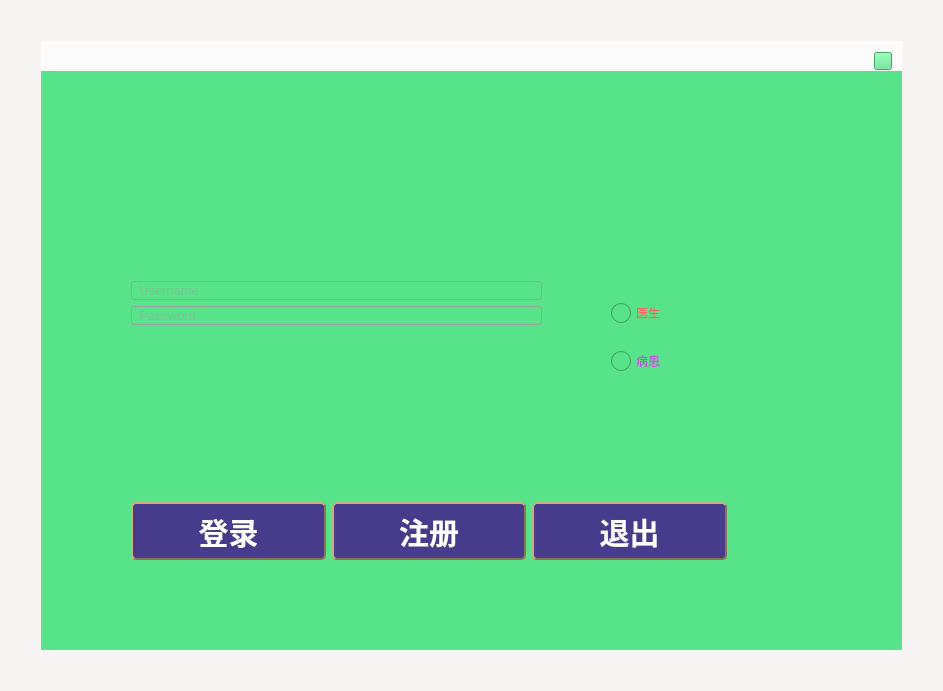
<?xml version="1.0" encoding="UTF-8"?>
<ui version="4.0">
 <class>framelessWidget</class>
 <widget class="QWidget" name="framelessWidget">
  <property name="geometry">
   <rect>
    <x>0</x>
    <y>0</y>
    <width>943</width>
    <height>691</height>
   </rect>
  </property>
  <property name="windowTitle">
   <string>MainWindow</string>
  </property>
  <property name="styleSheet">
   <string notr="true">
background-color: rgb(246, 245, 244);</string>
  </property>
  <layout class="QGridLayout" name="gridLayout_2">
   <item row="0" column="0">
    <layout class="QGridLayout" name="gridLayout">
     <property name="leftMargin">
      <number>0</number>
     </property>
     <property name="topMargin">
      <number>0</number>
     </property>
     <property name="rightMargin">
      <number>0</number>
     </property>
     <property name="bottomMargin">
      <number>0</number>
     </property>
     <item row="0" column="0">
      <layout class="QVBoxLayout" name="verticalLayout">
       <property name="leftMargin">
        <number>30</number>
       </property>
       <property name="topMargin">
        <number>30</number>
       </property>
       <property name="rightMargin">
        <number>30</number>
       </property>
       <property name="bottomMargin">
        <number>30</number>
       </property>
       <item>
        <widget class="QWidget" name="mainWidget" native="true">
         <layout class="QVBoxLayout" name="verticalLayout_3">
          <property name="leftMargin">
           <number>0</number>
          </property>
          <property name="topMargin">
           <number>0</number>
          </property>
          <property name="rightMargin">
           <number>0</number>
          </property>
          <property name="bottomMargin">
           <number>0</number>
          </property>
          <item>
           <layout class="QVBoxLayout" name="mainLayout">
            <property name="spacing">
             <number>0</number>
            </property>
            <item>
             <widget class="QWidget" name="titleBar" native="true">
              <property name="minimumSize">
               <size>
                <width>0</width>
                <height>30</height>
               </size>
              </property>
              <property name="maximumSize">
               <size>
                <width>16777215</width>
                <height>30</height>
               </size>
              </property>
              <property name="styleSheet">
               <string notr="true">#titleBar{

background-color: rgb(251, 251, 251);}</string>
              </property>
              <layout class="QVBoxLayout" name="verticalLayout_2">
               <property name="leftMargin">
                <number>0</number>
               </property>
               <property name="topMargin">
                <number>0</number>
               </property>
               <property name="rightMargin">
                <number>0</number>
               </property>
               <property name="bottomMargin">
                <number>0</number>
               </property>
               <item>
                <layout class="QHBoxLayout" name="horizontalLayout">
                 <property name="topMargin">
                  <number>10</number>
                 </property>
                 <property name="rightMargin">
                  <number>10</number>
                 </property>
                 <item>
                  <spacer name="horizontalSpacer">
                   <property name="orientation">
                    <enum>Qt::Horizontal</enum>
                   </property>
                   <property name="sizeHint" stdset="0">
                    <size>
                     <width>40</width>
                     <height>20</height>
                    </size>
                   </property>
                  </spacer>
                 </item>
                 <item>
                  <widget class="QPushButton" name="Button_close">
                   <property name="minimumSize">
                    <size>
                     <width>18</width>
                     <height>18</height>
                    </size>
                   </property>
                   <property name="maximumSize">
                    <size>
                     <width>18</width>
                     <height>18</height>
                    </size>
                   </property>
                   <property name="styleSheet">
                    <string notr="true">background-color: rgb(87, 227, 137);
</string>
                   </property>
                   <property name="text">
                    <string/>
                   </property>
                  </widget>
                 </item>
                </layout>
               </item>
              </layout>
             </widget>
            </item>
            <item>
             <widget class="QWidget" name="mainDisplayWidget" native="true">
              <property name="styleSheet">
               <string notr="true">background-color: rgb(87, 227, 137);</string>
              </property>
              <widget class="QWidget" name="horizontalLayoutWidget">
               <property name="geometry">
                <rect>
                 <x>90</x>
                 <y>420</y>
                 <width>596</width>
                 <height>80</height>
                </rect>
               </property>
               <layout class="QHBoxLayout" name="horizontalLayout_2">
                <item>
                 <widget class="QPushButton" name="Login">
                  <property name="styleSheet">
                   <string notr="true">QPushButton
{
	background-color: #473C8B; /*背景色*/ 
	border-style: outset;
	border-width: 2px;
	border-radius:5px; /*边界圆滑*/
	border-color: #8B7355;
	font: bold 30px;
	min-width:4em;
	color:white; /*字体颜色*/
	font-family:华文新魏;
	padding: 5px;
}
 
QPushButton:hover
{
	background-color: rgb(0, 150, 0);
}
 
QPushButton:pressed
{
	background-color: #1E90FF; /*伪状态经过时背景色*/ 
	border-style: inset;
}
QPushButton:!enabled{
	background-color: rgb(255,106,106);
	border-style: inset;
}</string>
                  </property>
                  <property name="text">
                   <string>登录</string>
                  </property>
                 </widget>
                </item>
                <item>
                 <widget class="QPushButton" name="enroll">
                  <property name="styleSheet">
                   <string notr="true">QPushButton
{
	background-color: #473C8B; /*背景色*/ 
	border-style: outset;
	border-width: 2px;
	border-radius:5px; /*边界圆滑*/
	border-color: #8B7355;
	font: bold 30px;
	min-width:4em;
	color:white; /*字体颜色*/
	font-family:华文新魏;
	padding: 5px;
}
 
QPushButton:hover
{
	background-color: rgb(0, 150, 0);
}
 
QPushButton:pressed
{
	background-color: #ffffff; /*伪状态经过时背景色*/ 
	border-style: inset;
}
QPushButton:!enabled{
	background-color: rgb(0,255,127);
	border-style: inset;
}</string>
                  </property>
                  <property name="text">
                   <string>注册</string>
                  </property>
                 </widget>
                </item>
                <item>
                 <widget class="QPushButton" name="Logout">
                  <property name="styleSheet">
                   <string notr="true">QPushButton
{
	background-color: #473C8B; /*背景色*/ 
	border-style: outset;
	border-width: 2px;
	border-radius:5px; /*边界圆滑*/
	border-color: #8B7355;
	font: bold 30px;
	min-width:4em;
	color:white; /*字体颜色*/
	font-family:华文新魏;
	padding: 5px;
}
 
QPushButton:hover
{
	background-color: rgb(0, 150, 0);
}
 
QPushButton:pressed
{
	background-color: #1E90FF; /*伪状态经过时背景色*/ 
	border-style: inset;
}
QPushButton:!enabled{
	background-color: rgb(100, 100, 100);
	border-style: inset;
}</string>
                  </property>
                  <property name="text">
                   <string>退出</string>
                  </property>
                 </widget>
                </item>
               </layout>
              </widget>
              <widget class="QWidget" name="verticalLayoutWidget">
               <property name="geometry">
                <rect>
                 <x>570</x>
                 <y>210</y>
                 <width>131</width>
                 <height>112</height>
                </rect>
               </property>
               <layout class="QVBoxLayout" name="verticalLayout_4">
                <item>
                 <widget class="QRadioButton" name="Doctor">
                  <property name="styleSheet">
                   <string notr="true">QRadioButton{
        spacing: 5px;
}
QRadioButton:enabled{
	color: rgb(238,99,99);
}
QRadioButton:enabled:hover{
        color: rgb(200, 200, 200);
}
QRadioButton:!enabled{
        color: rgb(155, 155, 155);
}
QRadioButton::indicator {
        width: 20px;
        height: 20px;
}</string>
                  </property>
                  <property name="text">
                   <string>医生</string>
                  </property>
                 </widget>
                </item>
                <item>
                 <widget class="QRadioButton" name="patient">
                  <property name="styleSheet">
                   <string notr="true">QRadioButton{
        spacing: 5px;
}
QRadioButton:enabled{
	color: rgb(186,85,211);
}
QRadioButton:enabled:hover{
        color: rgb(200, 200, 200);
}
QRadioButton:!enabled{
        color: rgb(155, 155, 155);
}
QRadioButton::indicator {
        width: 20px;
        height: 20px;
}</string>
                  </property>
                  <property name="text">
                   <string>病患</string>
                  </property>
                 </widget>
                </item>
               </layout>
              </widget>
              <widget class="QWidget" name="verticalLayoutWidget_2">
               <property name="geometry">
                <rect>
                 <x>90</x>
                 <y>210</y>
                 <width>411</width>
                 <height>146</height>
                </rect>
               </property>
               <layout class="QVBoxLayout" name="verticalLayout_5">
                <item>
                 <widget class="QtMaterialAutoComplete" name="username">
                  <property name="styleSheet">
                   <string notr="true">* {
	outline: none;
}

QDialog {
	background: #D6DBE9;
}

QLineEdit {
	border: 1px solid #A0A0A0; /* 边框宽度为1px，颜色为#A0A0A0 */
	border-radius: 3px; /* 边框圆角 */
	padding-left: 5px; /* 文本距离左边界有5px */
	color: #A0A0A0; /* 文本颜色 */
	selection-background-color: #A0A0A0; /* 选中文本的背景颜色 */
	selection-color: #F2F2F2; /* 选中文本的颜色 */
	font-family: &quot;Microsoft YaHei&quot;; /* 文本字体族 */
	font-size: 10pt; /* 文本字体大小 */
}

QLineEdit:hover { /* 鼠标悬浮在QLineEdit时的状态 */
	border: 1px solid #298DFF;
	border-radius: 3px;
	background-color: #F2F2F2;
	color: #298DFF;
	selection-background-color: #298DFF;
	selection-color: #F2F2F2;
}

QLineEdit[echoMode=&quot;2&quot;] { /* QLineEdit有输入掩码时的状态 */
	lineedit-password-character: 9679;
	lineedit-password-mask-delay: 2000;
}

QLineEdit:disabled { /* QLineEdit在禁用时的状态 */
	border: 1px solid #CDCDCD;
	background-color: #CDCDCD;
	color: #B4B4B4;
}

QLineEdit:read-only { /* QLineEdit在只读时的状态 */
	background-color: #CDCDCD;
	color: #F2F2F2;
}</string>
                  </property>
                  <property name="placeholderText">
                   <string>Username</string>
                  </property>
                 </widget>
                </item>
                <item>
                 <widget class="QtMaterialAutoComplete" name="password">
                  <property name="styleSheet">
                   <string notr="true">* {
	outline: none;
}

QDialog {
	background: #D6DBE9;
}

QLineEdit {
	border: 1px solid #A0A0A0; /* 边框宽度为1px，颜色为#A0A0A0 */
	border-radius: 3px; /* 边框圆角 */
	padding-left: 5px; /* 文本距离左边界有5px */
	color: #A0A0A0; /* 文本颜色 */
	selection-background-color: #A0A0A0; /* 选中文本的背景颜色 */
	selection-color: #F2F2F2; /* 选中文本的颜色 */
	font-family: &quot;Microsoft YaHei&quot;; /* 文本字体族 */
	font-size: 10pt; /* 文本字体大小 */
}

QLineEdit:hover { /* 鼠标悬浮在QLineEdit时的状态 */
	border: 1px solid #298DFF;
	border-radius: 3px;
	background-color: #F2F2F2;
	color: #298DFF;
	selection-background-color: #298DFF;
	selection-color: #F2F2F2;
}

QLineEdit[echoMode=&quot;2&quot;] { /* QLineEdit有输入掩码时的状态 */
	lineedit-password-character: 9679;
	lineedit-password-mask-delay: 2000;
}

QLineEdit:disabled { /* QLineEdit在禁用时的状态 */
	border: 1px solid #CDCDCD;
	background-color: #CDCDCD;
	color: #B4B4B4;
}

QLineEdit:read-only { /* QLineEdit在只读时的状态 */
	background-color: #CDCDCD;
	color: #F2F2F2;
}</string>
                  </property>
                  <property name="placeholderText">
                   <string>Password</string>
                  </property>
                 </widget>
                </item>
                <item>
                 <widget class="scrolltext" name="container" native="true"/>
                </item>
                <item>
                 <widget class="scrolltext" name="Tips_Column" native="true"/>
                </item>
               </layout>
              </widget>
             </widget>
            </item>
           </layout>
          </item>
         </layout>
        </widget>
       </item>
      </layout>
     </item>
    </layout>
   </item>
  </layout>
 </widget>
 <customwidgets>
  <customwidget>
   <class>QtMaterialAutoComplete</class>
   <extends>QLineEdit</extends>
   <header location="global">qtmaterialautocomplete.h</header>
  </customwidget>
  <customwidget>
   <class>scrolltext</class>
   <extends>QWidget</extends>
   <header>scrolltext.h</header>
   <container>1</container>
  </customwidget>
 </customwidgets>
 <resources/>
 <connections>
  <connection>
   <sender>Logout</sender>
   <signal>clicked()</signal>
   <receiver>framelessWidget</receiver>
   <slot>close()</slot>
   <hints>
    <hint type="sourcelabel">
     <x>689</x>
     <y>539</y>
    </hint>
    <hint type="destinationlabel">
     <x>530</x>
     <y>379</y>
    </hint>
   </hints>
  </connection>
 </connections>
</ui>
